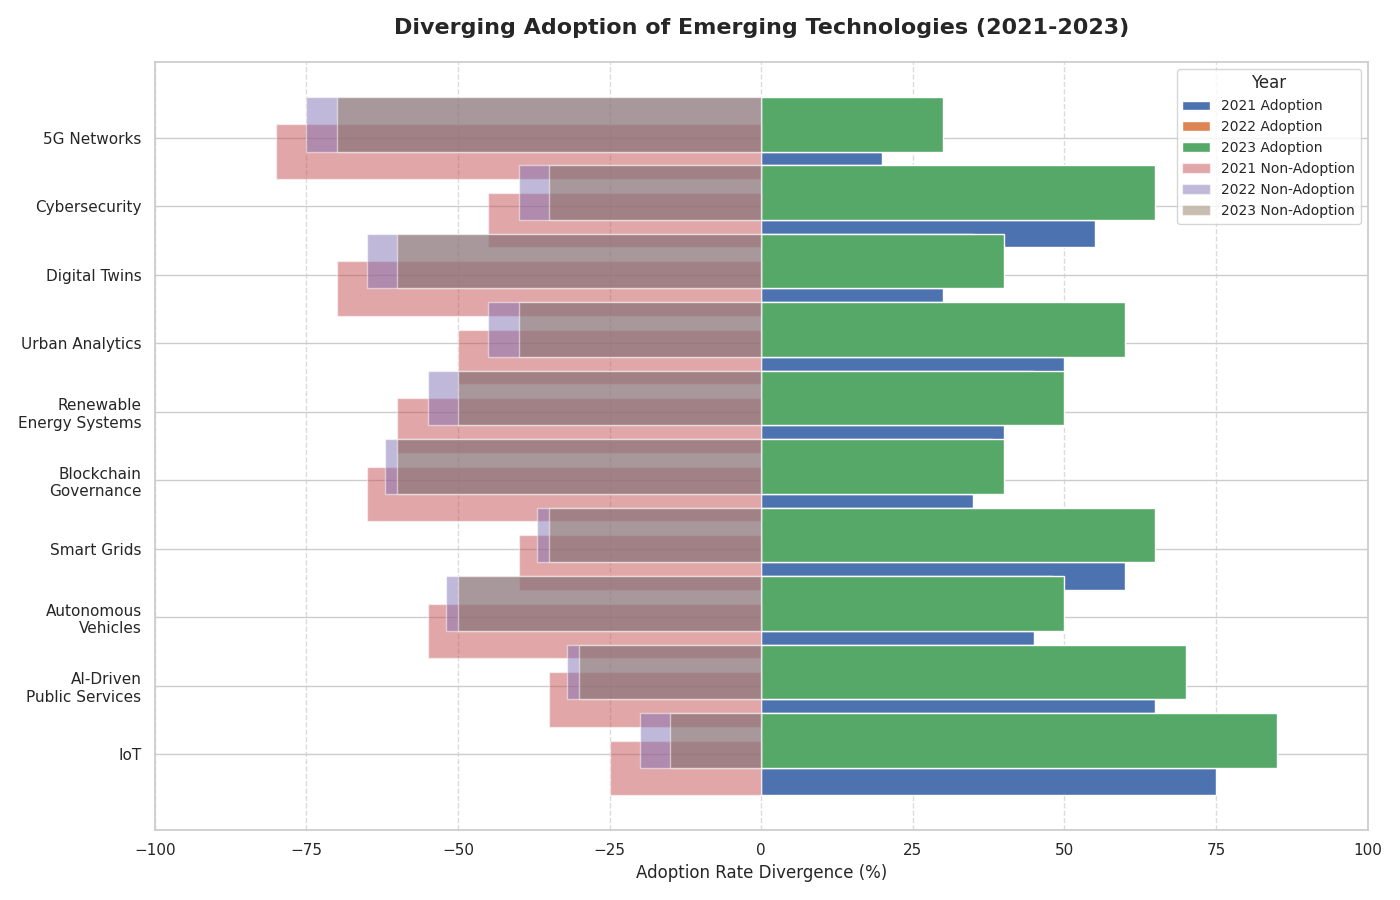

Recreate this plot in Python.
import matplotlib.pyplot as plt
import numpy as np

# Technologies and symmetrical adoption data
technologies = [
    'IoT', 'AI-Driven\nPublic Services', 'Autonomous\nVehicles',
    'Smart Grids', 'Blockchain\nGovernance', 'Renewable\nEnergy Systems',
    'Urban Analytics', 'Digital Twins', 'Cybersecurity', '5G Networks'
]

# Adoption rates for 2021, 2022, 2023
adoption_rates = {
    '2021': np.array([75, 65, 45, 60, 35, 40, 50, 30, 55, 20]),
    '2022': np.array([80, 68, 48, 63, 38, 45, 55, 35, 60, 25]),
    '2023': np.array([85, 70, 50, 65, 40, 50, 60, 40, 65, 30])
}

# Calculate declines or inverses to form a diverging view
max_value = 100
inverse_rates = {year: max_value - rates for year, rates in adoption_rates.items()}

fig, ax = plt.subplots(figsize=(14, 9))

# Plot as diverging bars from the central baseline
y_pos = np.arange(len(technologies))
for year, rates in adoption_rates.items():
    ax.barh(y_pos - 0.2 if year == '2021' else y_pos + 0.2, rates, align='center', label=f'{year} Adoption')

for year, inverse in inverse_rates.items():
    ax.barh(y_pos - 0.2 if year == '2021' else y_pos + 0.2, -inverse, align='center', label=f'{year} Non-Adoption', alpha=0.5)

# Center the axis at zero with symmetrical limits
ax.set_xlim(-max_value, max_value)

# Labels and titles
ax.set_yticks(y_pos)
ax.set_yticklabels(technologies)
ax.set_xlabel('Adoption Rate Divergence (%)', fontsize=12)
ax.set_title('Diverging Adoption of Emerging Technologies (2021-2023)', fontsize=16, fontweight='bold', pad=20)

# Grid and legend
ax.xaxis.grid(True, linestyle='--', alpha=0.7)
ax.legend(loc='upper right', fontsize=10, title='Year')

plt.tight_layout()
plt.show()
